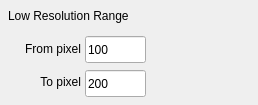
          <widget class="QWidget" name="page_5">
           <property name="geometry">
            <rect>
             <x>0</x>
             <y>0</y>
             <width>258</width>
             <height>105</height>
            </rect>
           </property>
           <attribute name="label">
            <string>General Settings</string>
           </attribute>
           <widget class="QLabel" name="label_7">
            <property name="geometry">
             <rect>
              <x>8</x>
              <y>7</y>
              <width>151</width>
              <height>17</height>
             </rect>
            </property>
            <property name="text">
             <string>Low Resolution Range</string>
            </property>
           </widget>
           <widget class="QLabel" name="label_38">
            <property name="geometry">
             <rect>
              <x>10</x>
              <y>40</y>
              <width>71</width>
              <height>17</height>
             </rect>
            </property>
            <property name="text">
             <string>From pixel</string>
            </property>
            <property name="alignment">
             <set>Qt::AlignRight|Qt::AlignTrailing|Qt::AlignVCenter</set>
            </property>
           </widget>
           <widget class="QLineEdit" name="lineEdit_lowResMin">
            <property name="geometry">
             <rect>
              <x>85</x>
              <y>36</y>
              <width>61</width>
              <height>27</height>
             </rect>
            </property>
            <property name="text">
             <string>100</string>
            </property>
           </widget>
           <widget class="QLabel" name="label_39">
            <property name="geometry">
             <rect>
              <x>10</x>
              <y>73</y>
              <width>71</width>
              <height>17</height>
             </rect>
            </property>
            <property name="text">
             <string>To pixel</string>
            </property>
            <property name="alignment">
             <set>Qt::AlignRight|Qt::AlignTrailing|Qt::AlignVCenter</set>
            </property>
           </widget>
           <widget class="QLineEdit" name="lineEdit_lowResMax">
            <property name="geometry">
             <rect>
              <x>85</x>
              <y>70</y>
              <width>61</width>
              <height>27</height>
             </rect>
            </property>
            <property name="text">
             <string>200</string>
            </property>
           </widget>
          </widget>
